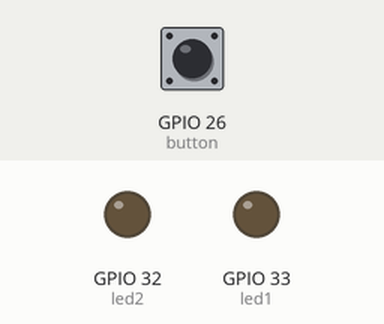
The sketch below on a simulated ESP32. Shown: output pins drawn as LEDs (lit = HIGH). The test bench sets the inputs (shaded band); at power-on: GPIO 26 (button) LOW. WiFi joins after 1.5 s; servers stay silent unless stated; uploads are accepted with an empty reply; what the sketch prints to the serial monitor is not drawn.

Above: at 2.7 s.
2.8 s: GPIO 26 (button) pulled HIGH for 0.15 s
At 3.7 s:
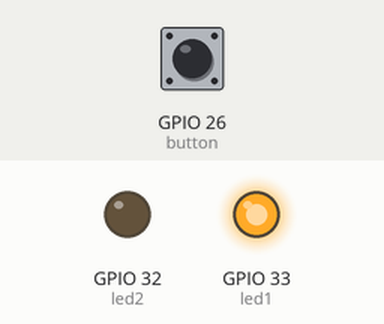
5.4 s: GPIO 26 (button) pulled HIGH for 3.2 s
At 9.4 s:
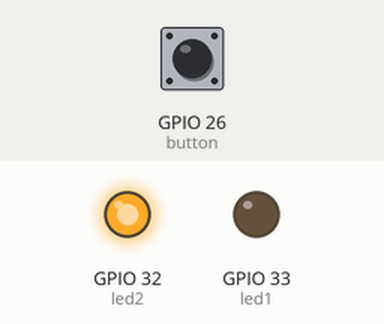
11.1 s: GPIO 26 (button) pulled HIGH for 1 s
At 13.4 s:
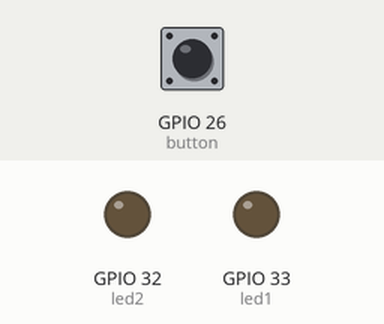
Timing chart, 0 to 14.9 s (numbered marks = the images above; inputs shaded):
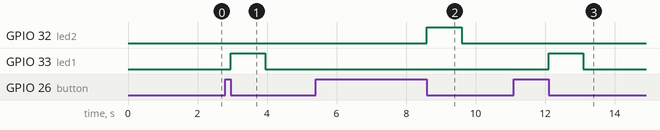

The sketch:

esp32_hardware_code.ino
```cpp
/*
PauloRASilva
https://github.com/PRASILVA5
*/

#include <WiFi.h>
#include <HTTPClient.h>
#define button 26
#define led1 33
#define led2 32

const char* ssid = "YourWifiID";
const char* password = "YourWifiPass";

//Tip: You can use Ngrok
const char* serverName = "YourServer/HeyWaiter/post_esp32.php";

//You can change de key, but remamber to change the php file to the same value
String apiKeyValue = "Hzn97bK";

void setup() {
  Serial.begin(115200);

  WiFi.begin(ssid, password);
  Serial.println("Connecting [.");
  while (WiFi.status() != WL_CONNECTED) {
    delay(500);
    Serial.print(".");
  }
  Serial.println("] ");
  Serial.print("Connected to WiFi network with IP Address: ");
  Serial.println(WiFi.localIP());

  pinMode(button, INPUT);
  pinMode(led1, OUTPUT);
  pinMode(led2, OUTPUT);


}

void loop() {
  //Check WiFi connection status
  if (WiFi.status() == WL_CONNECTED) {
    HTTPClient http;

    // Your Domain name with URL path or IP address with path
    http.begin(serverName);

    // Specify content-type header
    http.addHeader("Content-Type", "application/x-www-form-urlencoded");

    String httpRequestData = "api_key=Hzn97bK&tableNumber=table 2&request=Waiter";
    String httpRequestData2 = "api_key=Hzn97bK&tableNumber=table 2&request=Payment";


    boolean btn = digitalRead(button);
    unsigned long t0 = millis();
    while (btn) {
      btn = digitalRead(button);
      if (millis() - t0 <= 1000 and !btn ) { //fast click


        t0 = millis();
        while(millis() - t0 <= 1000){
          digitalWrite(led1,HIGH);

          }
          digitalWrite(led1,LOW);

          int httpResponseCode = http.POST(httpRequestData);

        break;
      }

      if (millis() - t0 > 1000 and !btn ) {//slow click

        t0 = millis();
        while(millis() - t0 <= 1000){
          digitalWrite(led2,HIGH);

          }
          digitalWrite(led2,LOW);

          int httpResponseCode2 = http.POST(httpRequestData2);

        break;
      }

    }

}

  delay(10);
}
```

Measured:
- after the input at 2.8 s, GPIO 33 (led1): LOW → HIGH after 0.15 s, → LOW 1.0 s later
- after the input at 5.4 s, GPIO 32 (led2): LOW → HIGH after 3.2 s, → LOW 1.0 s later
- after the input at 11.1 s, GPIO 33 (led1): LOW → HIGH after 1.0 s, → LOW 1.0 s later
